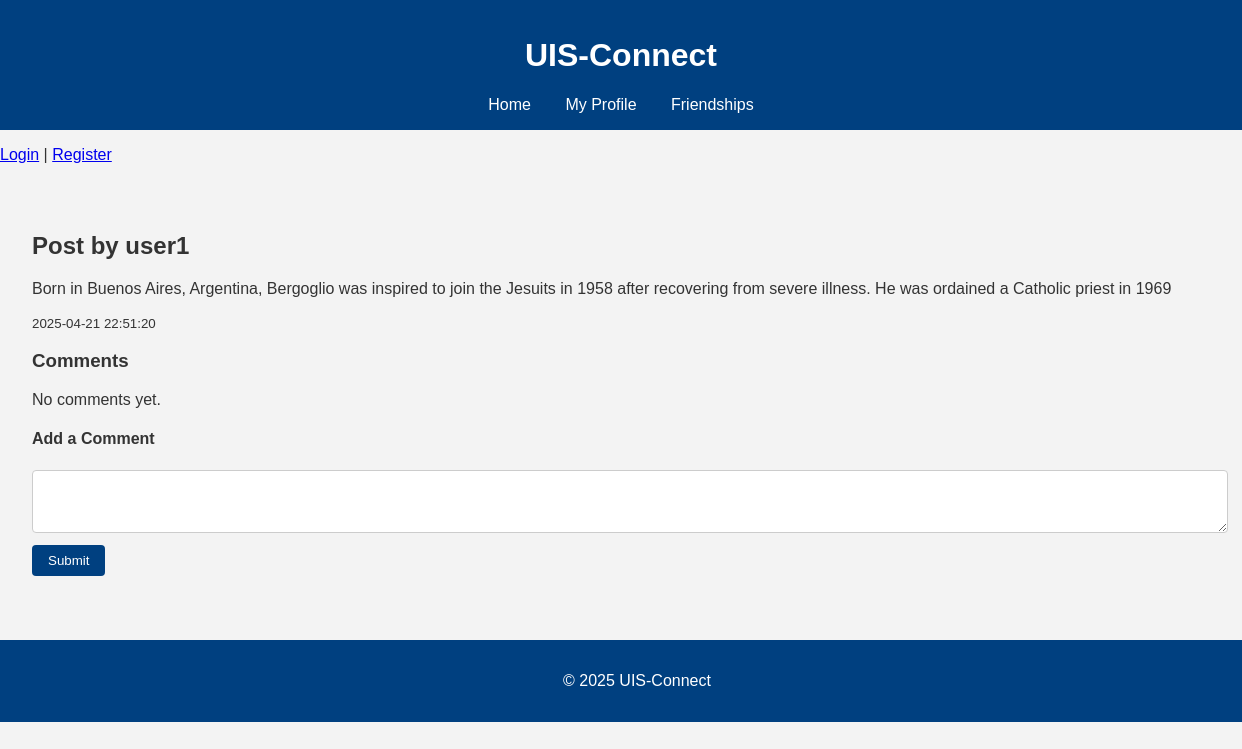
The app's page /post/13, older data.
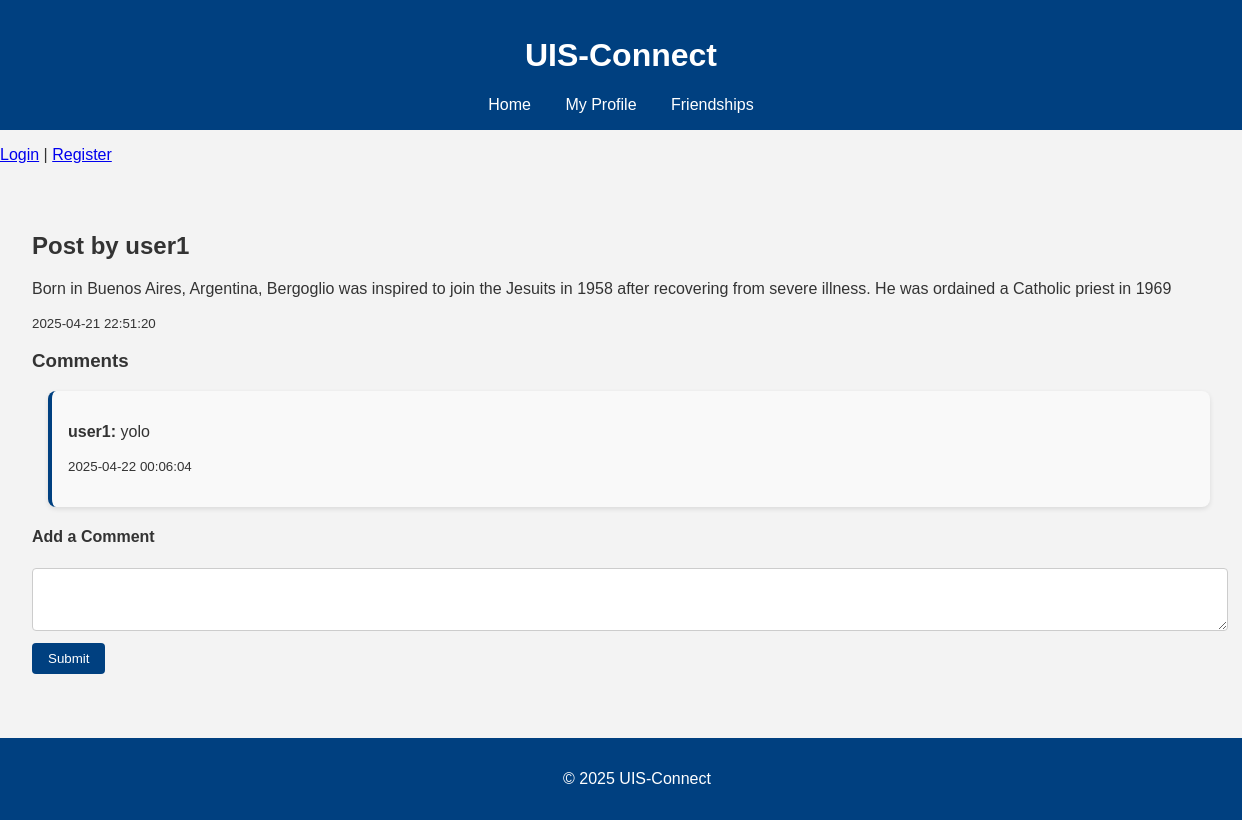
The same page, newer data.
### tables this page shows
CREATE TABLE users (
    id INTEGER PRIMARY KEY AUTOINCREMENT,
    username TEXT NOT NULL,
    major TEXT,
    interests TEXT
);

CREATE TABLE posts (
    id INTEGER PRIMARY KEY AUTOINCREMENT,
    user_id INTEGER,
    content TEXT,
    timestamp TEXT,
    FOREIGN KEY(user_id) REFERENCES users(id)
);

CREATE TABLE comments (
    id INTEGER PRIMARY KEY AUTOINCREMENT,
    post_id INTEGER,
    user_id INTEGER,
    content TEXT,
    timestamp TEXT,
    FOREIGN KEY(post_id) REFERENCES posts(id),
    FOREIGN KEY(user_id) REFERENCES users(id)
);

### app.py (the view, shortened to what this page needs)
@app.route('/post/<int:post_id>', methods=['GET', 'POST'])
def post(post_id):
    post, comments = get_post_with_comments(post_id)
    return render_template('post.html', post=post, comments=comments)

### db_utils.py (called while the page is built)
def get_db_connection():
    conn = sqlite3.connect(DATABASE)
    conn.row_factory = sqlite3.Row
    return conn

def get_post_with_comments(post_id):
    conn = get_db_connection()
    post = conn.execute("""
        SELECT posts.id, posts.content, posts.timestamp, users.username
        FROM posts
        JOIN users ON posts.user_id = users.id
        WHERE posts.id = ?
    """, (post_id,)).fetchone()
    comments = conn.execute("""
        SELECT comments.content, comments.timestamp, users.username
        FROM comments
        JOIN users ON comments.user_id = users.id
        WHERE comments.post_id = ?
        ORDER BY comments.timestamp ASC
    """, (post_id,)).fetchall()
    conn.close()
    return post, comments

### templates/post.html
{% extends "base.html" %}
{% block content %}
    <h2>Post by {{ post.username }}</h2>
    <p>{{ post.content }}</p>
    <p><small>{{ post.timestamp }}</small></p>
    <h3>Comments</h3>
    {% for comment in comments %}
        <div class="comment">
            <p><strong>{{ comment.username }}:</strong> {{ comment.content }}</p>
            <p><small>{{ comment.timestamp }}</small></p>
        </div>
    {% else %}
        <p>No comments yet.</p>
    {% endfor %}
    <h4>Add a Comment</h4>
    <form method="post">
        <textarea name="content" rows="3" required></textarea><br>
        <button type="submit">Submit</button>
    </form>
{% endblock %}

### templates/base.html (shortened to what this page needs)
<!DOCTYPE html>
<html lang="en">
<head>
    <link rel="stylesheet" href="{{ url_for('static', filename='style.css') }}">
</head>
<body>
    <header>
        <h1>UIS-Connect</h1>
        <nav>
            <a href="{{ url_for('index') }}">Home</a>
            <a href="{{ url_for('profile') }}">My Profile</a>
            <a href="{{ url_for('friendships') }}">Friendships</a>
        </nav>
    </header>
    {% if session.get('username') %}
        <p>Logged in as {{ session.username }} | <a href="{{ url_for('logout') }}">Logout</a></p>
        <p><a href="{{ url_for('friend_requests') }}">Friend Requests</a></p>
    {% else %}
        <p><a href="{{ url_for('login') }}">Login</a> | <a href="{{ url_for('register') }}">Register</a></p>
    {% endif %}
    <main>
        {% block content %}{% endblock %}
    </main>
    <footer>
        <p>&copy; 2025 UIS-Connect</p>
    </footer>
</body>
</html>

### static/style.css (style rules this page uses)
body { font-family: Arial, sans-serif; margin: 0; padding: 0; background-color: #f3f3f3; color: #333; }
header { background-color: #004080; color: white; padding: 1rem; text-align: center; }
nav a { color: white; margin: 0 15px; text-decoration: none; }
main { padding: 2rem; }
.post, .comment { background-color: white; border-radius: 8px; padding: 1rem; margin-bottom: 1rem; box-shadow: 0 2px 5px rgba(0,0,0,0.1); }
.comment { background-color: #f9f9f9; margin-left: 1rem; border-left: 4px solid #004080; }
form { margin-top: 1rem; }
textarea { width: 100%; padding: 0.5rem; border-radius: 4px; border: 1px solid #ccc; resize: vertical; }
button { margin-top: 0.5rem; background-color: #004080; color: white; border: none; padding: 0.5rem 1rem; border-radius: 4px; cursor: pointer; }
footer { background-color: #004080; color: white; text-align: center; padding: 1rem; margin-top: 2rem; position: relative; bottom: 0; width: 100%; }

Row changes from the older to the newer data that the page shows:
added comments: username "user1", content "yolo", timestamp "2025-04-22 00:06:04"
Text that changed along with them:
text no longer shown: "No comments yet."
